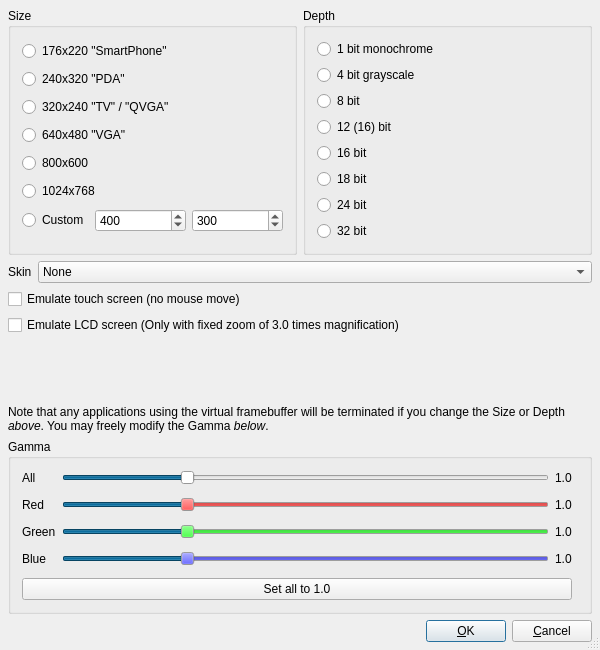
<ui version="4.0" >
 <author></author>
 <comment>*********************************************************************
**
** Copyright (C) 1992-2006 TROLLTECH ASA. All rights reserved.
**
** This file is part of the Phone Edition of the Qt Toolkit.
**
** $TROLLTECH_DUAL_LICENSE$
**
** This file is provided AS IS with NO WARRANTY OF ANY KIND, INCLUDING THE
** WARRANTY OF DESIGN, MERCHANTABILITY AND FITNESS FOR A PARTICULAR PURPOSE.
**
*********************************************************************</comment>
 <exportmacro></exportmacro>
 <class>Config</class>
 <widget class="QDialog" name="Config" >
  <property name="geometry" >
   <rect>
    <x>0</x>
    <y>0</y>
    <width>600</width>
    <height>650</height>
   </rect>
  </property>
  <property name="windowTitle" >
   <string>Configure</string>
  </property>
  <property name="sizeGripEnabled" >
   <bool>true</bool>
  </property>
  <layout class="QVBoxLayout" >
   <property name="margin" >
    <number>8</number>
   </property>
   <property name="spacing" >
    <number>6</number>
   </property>
   <item>
    <layout class="QHBoxLayout" >
     <property name="margin" >
      <number>0</number>
     </property>
     <property name="spacing" >
      <number>6</number>
     </property>
     <item>
      <widget class="QGroupBox" name="ButtonGroup1" >
       <property name="sizePolicy" >
        <sizepolicy>
         <hsizetype>5</hsizetype>
         <vsizetype>5</vsizetype>
         <horstretch>0</horstretch>
         <verstretch>0</verstretch>
        </sizepolicy>
       </property>
       <property name="title" >
        <string>Size</string>
       </property>
       <layout class="QVBoxLayout" >
        <property name="margin" >
         <number>11</number>
        </property>
        <property name="spacing" >
         <number>6</number>
        </property>
        <item>
         <widget class="QRadioButton" name="size_176_220" >
          <property name="text" >
           <string>176x220 "SmartPhone"</string>
          </property>
         </widget>
        </item>
        <item>
         <widget class="QRadioButton" name="size_240_320" >
          <property name="text" >
           <string>240x320 "PDA"</string>
          </property>
         </widget>
        </item>
        <item>
         <widget class="QRadioButton" name="size_320_240" >
          <property name="text" >
           <string>320x240 "TV" / "QVGA"</string>
          </property>
         </widget>
        </item>
        <item>
         <widget class="QRadioButton" name="size_640_480" >
          <property name="text" >
           <string>640x480 "VGA"</string>
          </property>
         </widget>
        </item>
        <item>
         <widget class="QRadioButton" name="size_800_600" >
          <property name="text" >
           <string>800x600</string>
          </property>
         </widget>
        </item>
        <item>
         <widget class="QRadioButton" name="size_1024_768" >
          <property name="text" >
           <string>1024x768</string>
          </property>
         </widget>
        </item>
        <item>
         <layout class="QHBoxLayout" >
          <property name="margin" >
           <number>0</number>
          </property>
          <property name="spacing" >
           <number>6</number>
          </property>
          <item>
           <widget class="QRadioButton" name="size_custom" >
            <property name="sizePolicy" >
             <sizepolicy>
              <hsizetype>0</hsizetype>
              <vsizetype>0</vsizetype>
              <horstretch>0</horstretch>
              <verstretch>0</verstretch>
             </sizepolicy>
            </property>
            <property name="text" >
             <string>Custom</string>
            </property>
           </widget>
          </item>
          <item>
           <widget class="QSpinBox" name="size_width" >
            <property name="maximum" >
             <number>1280</number>
            </property>
            <property name="minimum" >
             <number>1</number>
            </property>
            <property name="singleStep" >
             <number>16</number>
            </property>
            <property name="value" >
             <number>400</number>
            </property>
           </widget>
          </item>
          <item>
           <widget class="QSpinBox" name="size_height" >
            <property name="maximum" >
             <number>1024</number>
            </property>
            <property name="minimum" >
             <number>1</number>
            </property>
            <property name="singleStep" >
             <number>16</number>
            </property>
            <property name="value" >
             <number>300</number>
            </property>
           </widget>
          </item>
         </layout>
        </item>
       </layout>
      </widget>
     </item>
     <item>
      <widget class="QGroupBox" name="ButtonGroup2" >
       <property name="title" >
        <string>Depth</string>
       </property>
       <layout class="QVBoxLayout" >
        <property name="margin" >
         <number>11</number>
        </property>
        <property name="spacing" >
         <number>6</number>
        </property>
        <item>
         <widget class="QRadioButton" name="depth_1" >
          <property name="text" >
           <string>1 bit monochrome</string>
          </property>
         </widget>
        </item>
        <item>
         <widget class="QRadioButton" name="depth_4gray" >
          <property name="text" >
           <string>4 bit grayscale</string>
          </property>
         </widget>
        </item>
        <item>
         <widget class="QRadioButton" name="depth_8" >
          <property name="text" >
           <string>8 bit</string>
          </property>
         </widget>
        </item>
        <item>
         <widget class="QRadioButton" name="depth_12" >
          <property name="text" >
           <string>12 (16) bit</string>
          </property>
         </widget>
        </item>
        <item>
         <widget class="QRadioButton" name="depth_16" >
          <property name="text" >
           <string>16 bit</string>
          </property>
         </widget>
        </item>
        <item>
         <widget class="QRadioButton" name="depth_18" >
          <property name="text" >
           <string>18 bit</string>
          </property>
         </widget>
        </item>
        <item>
         <widget class="QRadioButton" name="depth_24" >
          <property name="text" >
           <string>24 bit</string>
          </property>
         </widget>
        </item>
        <item>
         <widget class="QRadioButton" name="depth_32" >
          <property name="text" >
           <string>32 bit</string>
          </property>
         </widget>
        </item>
       </layout>
      </widget>
     </item>
    </layout>
   </item>
   <item>
    <layout class="QHBoxLayout" >
     <property name="margin" >
      <number>0</number>
     </property>
     <property name="spacing" >
      <number>6</number>
     </property>
     <item>
      <widget class="QLabel" name="TextLabel1_3" >
       <property name="text" >
        <string>Skin</string>
       </property>
      </widget>
     </item>
     <item>
      <widget class="QComboBox" name="skin" >
       <property name="sizePolicy" >
        <sizepolicy>
         <hsizetype>7</hsizetype>
         <vsizetype>0</vsizetype>
         <horstretch>0</horstretch>
         <verstretch>0</verstretch>
        </sizepolicy>
       </property>
       <item>
        <property name="text" >
         <string>None</string>
        </property>
       </item>
      </widget>
     </item>
    </layout>
   </item>
   <item>
    <widget class="QCheckBox" name="touchScreen" >
     <property name="text" >
      <string>Emulate touch screen (no mouse move)</string>
     </property>
    </widget>
   </item>
   <item>
    <widget class="QCheckBox" name="lcdScreen" >
     <property name="text" >
      <string>Emulate LCD screen (Only with fixed zoom of 3.0 times magnification)</string>
     </property>
    </widget>
   </item>
   <item>
    <spacer>
     <property name="orientation" >
      <enum>Qt::Vertical</enum>
     </property>
     <property name="sizeHint" >
      <size>
       <width>20</width>
       <height>10</height>
      </size>
     </property>
    </spacer>
   </item>
   <item>
    <widget class="QLabel" name="TextLabel1" >
     <property name="sizePolicy" >
      <sizepolicy>
       <hsizetype>5</hsizetype>
       <vsizetype>5</vsizetype>
       <horstretch>0</horstretch>
       <verstretch>0</verstretch>
      </sizepolicy>
     </property>
     <property name="text" >
      <string>&lt;p>Note that any applications using the virtual framebuffer will be terminated if you change the Size or Depth &lt;i>above&lt;/i>. You may freely modify the Gamma &lt;i>below&lt;/i>.</string>
     </property>
     <property name="wordWrap" >
      <bool>true</bool>
     </property>
    </widget>
   </item>
   <item>
    <widget class="QGroupBox" name="GroupBox1" >
     <property name="title" >
      <string>Gamma</string>
     </property>
     <layout class="QGridLayout" >
      <property name="margin" >
       <number>11</number>
      </property>
      <property name="spacing" >
       <number>6</number>
      </property>
      <item row="6" column="0" >
       <widget class="QLabel" name="TextLabel3" >
        <property name="text" >
         <string>Blue</string>
        </property>
       </widget>
      </item>
      <item row="6" column="1" >
       <widget class="QSlider" name="bslider" >
        <property name="palette" >
         <palette>
          <active>
           <color>
            <red>128</red>
            <green>128</green>
            <blue>128</blue>
           </color>
           <color>
            <red>0</red>
            <green>0</green>
            <blue>255</blue>
           </color>
           <color>
            <red>127</red>
            <green>127</green>
            <blue>255</blue>
           </color>
           <color>
            <red>38</red>
            <green>38</green>
            <blue>255</blue>
           </color>
           <color>
            <red>0</red>
            <green>0</green>
            <blue>127</blue>
           </color>
           <color>
            <red>0</red>
            <green>0</green>
            <blue>170</blue>
           </color>
           <color>
            <red>0</red>
            <green>0</green>
            <blue>0</blue>
           </color>
           <color>
            <red>255</red>
            <green>255</green>
            <blue>255</blue>
           </color>
           <color>
            <red>128</red>
            <green>128</green>
            <blue>128</blue>
           </color>
           <color>
            <red>255</red>
            <green>255</green>
            <blue>255</blue>
           </color>
           <color>
            <red>220</red>
            <green>220</green>
            <blue>220</blue>
           </color>
           <color>
            <red>0</red>
            <green>0</green>
            <blue>0</blue>
           </color>
           <color>
            <red>10</red>
            <green>95</green>
            <blue>137</blue>
           </color>
           <color>
            <red>255</red>
            <green>255</green>
            <blue>255</blue>
           </color>
           <color>
            <red>0</red>
            <green>0</green>
            <blue>0</blue>
           </color>
           <color>
            <red>0</red>
            <green>0</green>
            <blue>0</blue>
           </color>
           <color>
            <red>232</red>
            <green>232</green>
            <blue>232</blue>
           </color>
          </active>
          <inactive>
           <color>
            <red>128</red>
            <green>128</green>
            <blue>128</blue>
           </color>
           <color>
            <red>0</red>
            <green>0</green>
            <blue>255</blue>
           </color>
           <color>
            <red>127</red>
            <green>127</green>
            <blue>255</blue>
           </color>
           <color>
            <red>38</red>
            <green>38</green>
            <blue>255</blue>
           </color>
           <color>
            <red>0</red>
            <green>0</green>
            <blue>127</blue>
           </color>
           <color>
            <red>0</red>
            <green>0</green>
            <blue>170</blue>
           </color>
           <color>
            <red>0</red>
            <green>0</green>
            <blue>0</blue>
           </color>
           <color>
            <red>255</red>
            <green>255</green>
            <blue>255</blue>
           </color>
           <color>
            <red>128</red>
            <green>128</green>
            <blue>128</blue>
           </color>
           <color>
            <red>255</red>
            <green>255</green>
            <blue>255</blue>
           </color>
           <color>
            <red>220</red>
            <green>220</green>
            <blue>220</blue>
           </color>
           <color>
            <red>0</red>
            <green>0</green>
            <blue>0</blue>
           </color>
           <color>
            <red>10</red>
            <green>95</green>
            <blue>137</blue>
           </color>
           <color>
            <red>255</red>
            <green>255</green>
            <blue>255</blue>
           </color>
           <color>
            <red>0</red>
            <green>0</green>
            <blue>0</blue>
           </color>
           <color>
            <red>0</red>
            <green>0</green>
            <blue>0</blue>
           </color>
           <color>
            <red>232</red>
            <green>232</green>
            <blue>232</blue>
           </color>
          </inactive>
          <disabled>
           <color>
            <red>128</red>
            <green>128</green>
            <blue>128</blue>
           </color>
           <color>
            <red>0</red>
            <green>0</green>
            <blue>255</blue>
           </color>
           <color>
            <red>127</red>
            <green>127</green>
            <blue>255</blue>
           </color>
           <color>
            <red>38</red>
            <green>38</green>
            <blue>255</blue>
           </color>
           <color>
            <red>0</red>
            <green>0</green>
            <blue>127</blue>
           </color>
           <color>
            <red>0</red>
            <green>0</green>
            <blue>170</blue>
           </color>
           <color>
            <red>0</red>
            <green>0</green>
            <blue>0</blue>
           </color>
           <color>
            <red>255</red>
            <green>255</green>
            <blue>255</blue>
           </color>
           <color>
            <red>128</red>
            <green>128</green>
            <blue>128</blue>
           </color>
           <color>
            <red>255</red>
            <green>255</green>
            <blue>255</blue>
           </color>
           <color>
            <red>220</red>
            <green>220</green>
            <blue>220</blue>
           </color>
           <color>
            <red>0</red>
            <green>0</green>
            <blue>0</blue>
           </color>
           <color>
            <red>10</red>
            <green>95</green>
            <blue>137</blue>
           </color>
           <color>
            <red>255</red>
            <green>255</green>
            <blue>255</blue>
           </color>
           <color>
            <red>0</red>
            <green>0</green>
            <blue>0</blue>
           </color>
           <color>
            <red>0</red>
            <green>0</green>
            <blue>0</blue>
           </color>
           <color>
            <red>232</red>
            <green>232</green>
            <blue>232</blue>
           </color>
          </disabled>
         </palette>
        </property>
        <property name="maximum" >
         <number>400</number>
        </property>
        <property name="value" >
         <number>100</number>
        </property>
        <property name="orientation" >
         <enum>Qt::Horizontal</enum>
        </property>
       </widget>
      </item>
      <item row="6" column="2" >
       <widget class="QLabel" name="blabel" >
        <property name="text" >
         <string>1.0</string>
        </property>
       </widget>
      </item>
      <item row="4" column="0" >
       <widget class="QLabel" name="TextLabel2" >
        <property name="text" >
         <string>Green</string>
        </property>
       </widget>
      </item>
      <item row="4" column="1" >
       <widget class="QSlider" name="gslider" >
        <property name="palette" >
         <palette>
          <active>
           <color>
            <red>128</red>
            <green>128</green>
            <blue>128</blue>
           </color>
           <color>
            <red>0</red>
            <green>255</green>
            <blue>0</blue>
           </color>
           <color>
            <red>127</red>
            <green>255</green>
            <blue>127</blue>
           </color>
           <color>
            <red>38</red>
            <green>255</green>
            <blue>38</blue>
           </color>
           <color>
            <red>0</red>
            <green>127</green>
            <blue>0</blue>
           </color>
           <color>
            <red>0</red>
            <green>170</green>
            <blue>0</blue>
           </color>
           <color>
            <red>0</red>
            <green>0</green>
            <blue>0</blue>
           </color>
           <color>
            <red>255</red>
            <green>255</green>
            <blue>255</blue>
           </color>
           <color>
            <red>128</red>
            <green>128</green>
            <blue>128</blue>
           </color>
           <color>
            <red>255</red>
            <green>255</green>
            <blue>255</blue>
           </color>
           <color>
            <red>220</red>
            <green>220</green>
            <blue>220</blue>
           </color>
           <color>
            <red>0</red>
            <green>0</green>
            <blue>0</blue>
           </color>
           <color>
            <red>10</red>
            <green>95</green>
            <blue>137</blue>
           </color>
           <color>
            <red>255</red>
            <green>255</green>
            <blue>255</blue>
           </color>
           <color>
            <red>0</red>
            <green>0</green>
            <blue>0</blue>
           </color>
           <color>
            <red>0</red>
            <green>0</green>
            <blue>0</blue>
           </color>
           <color>
            <red>232</red>
            <green>232</green>
            <blue>232</blue>
           </color>
          </active>
          <inactive>
           <color>
            <red>128</red>
            <green>128</green>
            <blue>128</blue>
           </color>
           <color>
            <red>0</red>
            <green>255</green>
            <blue>0</blue>
           </color>
           <color>
            <red>127</red>
            <green>255</green>
            <blue>127</blue>
           </color>
           <color>
            <red>38</red>
            <green>255</green>
            <blue>38</blue>
           </color>
           <color>
            <red>0</red>
            <green>127</green>
            <blue>0</blue>
           </color>
           <color>
            <red>0</red>
            <green>170</green>
            <blue>0</blue>
           </color>
           <color>
            <red>0</red>
            <green>0</green>
            <blue>0</blue>
           </color>
           <color>
            <red>255</red>
            <green>255</green>
            <blue>255</blue>
           </color>
           <color>
            <red>128</red>
            <green>128</green>
            <blue>128</blue>
           </color>
           <color>
            <red>255</red>
            <green>255</green>
            <blue>255</blue>
           </color>
           <color>
            <red>220</red>
            <green>220</green>
            <blue>220</blue>
           </color>
           <color>
            <red>0</red>
            <green>0</green>
            <blue>0</blue>
           </color>
           <color>
            <red>10</red>
            <green>95</green>
            <blue>137</blue>
           </color>
           <color>
            <red>255</red>
            <green>255</green>
            <blue>255</blue>
           </color>
           <color>
            <red>0</red>
            <green>0</green>
            <blue>0</blue>
           </color>
           <color>
            <red>0</red>
            <green>0</green>
            <blue>0</blue>
           </color>
           <color>
            <red>232</red>
            <green>232</green>
            <blue>232</blue>
           </color>
          </inactive>
          <disabled>
           <color>
            <red>128</red>
            <green>128</green>
            <blue>128</blue>
           </color>
           <color>
            <red>0</red>
            <green>255</green>
            <blue>0</blue>
           </color>
           <color>
            <red>127</red>
            <green>255</green>
            <blue>127</blue>
           </color>
           <color>
            <red>38</red>
            <green>255</green>
            <blue>38</blue>
           </color>
           <color>
            <red>0</red>
            <green>127</green>
            <blue>0</blue>
           </color>
           <color>
            <red>0</red>
            <green>170</green>
            <blue>0</blue>
           </color>
           <color>
            <red>0</red>
            <green>0</green>
            <blue>0</blue>
           </color>
           <color>
            <red>255</red>
            <green>255</green>
            <blue>255</blue>
           </color>
           <color>
            <red>128</red>
            <green>128</green>
            <blue>128</blue>
           </color>
           <color>
            <red>255</red>
            <green>255</green>
            <blue>255</blue>
           </color>
           <color>
            <red>220</red>
            <green>220</green>
            <blue>220</blue>
           </color>
           <color>
            <red>0</red>
            <green>0</green>
            <blue>0</blue>
           </color>
           <color>
            <red>10</red>
            <green>95</green>
            <blue>137</blue>
           </color>
           <color>
            <red>255</red>
            <green>255</green>
            <blue>255</blue>
           </color>
           <color>
            <red>0</red>
            <green>0</green>
            <blue>0</blue>
           </color>
           <color>
            <red>0</red>
            <green>0</green>
            <blue>0</blue>
           </color>
           <color>
            <red>232</red>
            <green>232</green>
            <blue>232</blue>
           </color>
          </disabled>
         </palette>
        </property>
        <property name="maximum" >
         <number>400</number>
        </property>
        <property name="value" >
         <number>100</number>
        </property>
        <property name="orientation" >
         <enum>Qt::Horizontal</enum>
        </property>
       </widget>
      </item>
      <item row="4" column="2" >
       <widget class="QLabel" name="glabel" >
        <property name="text" >
         <string>1.0</string>
        </property>
       </widget>
      </item>
      <item row="0" column="0" >
       <widget class="QLabel" name="TextLabel7" >
        <property name="text" >
         <string>All</string>
        </property>
       </widget>
      </item>
      <item row="0" column="2" >
       <widget class="QLabel" name="TextLabel8" >
        <property name="text" >
         <string>1.0</string>
        </property>
       </widget>
      </item>
      <item row="0" column="1" >
       <widget class="QSlider" name="gammaslider" >
        <property name="palette" >
         <palette>
          <active>
           <color>
            <red>128</red>
            <green>128</green>
            <blue>128</blue>
           </color>
           <color>
            <red>255</red>
            <green>255</green>
            <blue>255</blue>
           </color>
           <color>
            <red>255</red>
            <green>255</green>
            <blue>255</blue>
           </color>
           <color>
            <red>255</red>
            <green>255</green>
            <blue>255</blue>
           </color>
           <color>
            <red>127</red>
            <green>127</green>
            <blue>127</blue>
           </color>
           <color>
            <red>170</red>
            <green>170</green>
            <blue>170</blue>
           </color>
           <color>
            <red>0</red>
            <green>0</green>
            <blue>0</blue>
           </color>
           <color>
            <red>255</red>
            <green>255</green>
            <blue>255</blue>
           </color>
           <color>
            <red>128</red>
            <green>128</green>
            <blue>128</blue>
           </color>
           <color>
            <red>255</red>
            <green>255</green>
            <blue>255</blue>
           </color>
           <color>
            <red>220</red>
            <green>220</green>
            <blue>220</blue>
           </color>
           <color>
            <red>0</red>
            <green>0</green>
            <blue>0</blue>
           </color>
           <color>
            <red>10</red>
            <green>95</green>
            <blue>137</blue>
           </color>
           <color>
            <red>255</red>
            <green>255</green>
            <blue>255</blue>
           </color>
           <color>
            <red>0</red>
            <green>0</green>
            <blue>0</blue>
           </color>
           <color>
            <red>0</red>
            <green>0</green>
            <blue>0</blue>
           </color>
           <color>
            <red>232</red>
            <green>232</green>
            <blue>232</blue>
           </color>
          </active>
          <inactive>
           <color>
            <red>128</red>
            <green>128</green>
            <blue>128</blue>
           </color>
           <color>
            <red>255</red>
            <green>255</green>
            <blue>255</blue>
           </color>
           <color>
            <red>255</red>
            <green>255</green>
            <blue>255</blue>
           </color>
           <color>
            <red>255</red>
            <green>255</green>
            <blue>255</blue>
           </color>
           <color>
            <red>127</red>
            <green>127</green>
            <blue>127</blue>
           </color>
           <color>
            <red>170</red>
            <green>170</green>
            <blue>170</blue>
           </color>
           <color>
            <red>0</red>
            <green>0</green>
            <blue>0</blue>
           </color>
           <color>
            <red>255</red>
            <green>255</green>
            <blue>255</blue>
           </color>
           <color>
            <red>128</red>
            <green>128</green>
            <blue>128</blue>
           </color>
           <color>
            <red>255</red>
            <green>255</green>
            <blue>255</blue>
           </color>
           <color>
            <red>220</red>
            <green>220</green>
            <blue>220</blue>
           </color>
           <color>
            <red>0</red>
            <green>0</green>
            <blue>0</blue>
           </color>
           <color>
            <red>10</red>
            <green>95</green>
            <blue>137</blue>
           </color>
           <color>
            <red>255</red>
            <green>255</green>
            <blue>255</blue>
           </color>
           <color>
            <red>0</red>
            <green>0</green>
            <blue>0</blue>
           </color>
           <color>
            <red>0</red>
            <green>0</green>
            <blue>0</blue>
           </color>
           <color>
            <red>232</red>
            <green>232</green>
            <blue>232</blue>
           </color>
          </inactive>
          <disabled>
           <color>
            <red>128</red>
            <green>128</green>
            <blue>128</blue>
           </color>
           <color>
            <red>255</red>
            <green>255</green>
            <blue>255</blue>
           </color>
           <color>
            <red>255</red>
            <green>255</green>
            <blue>255</blue>
           </color>
           <color>
            <red>255</red>
            <green>255</green>
            <blue>255</blue>
           </color>
           <color>
            <red>127</red>
            <green>127</green>
            <blue>127</blue>
           </color>
           <color>
            <red>170</red>
            <green>170</green>
            <blue>170</blue>
           </color>
           <color>
            <red>0</red>
            <green>0</green>
            <blue>0</blue>
           </color>
           <color>
            <red>255</red>
            <green>255</green>
            <blue>255</blue>
           </color>
           <color>
            <red>128</red>
            <green>128</green>
            <blue>128</blue>
           </color>
           <color>
            <red>255</red>
            <green>255</green>
            <blue>255</blue>
           </color>
           <color>
            <red>220</red>
            <green>220</green>
            <blue>220</blue>
           </color>
           <color>
            <red>0</red>
            <green>0</green>
            <blue>0</blue>
           </color>
           <color>
            <red>10</red>
            <green>95</green>
            <blue>137</blue>
           </color>
           <color>
            <red>255</red>
            <green>255</green>
            <blue>255</blue>
           </color>
           <color>
            <red>0</red>
            <green>0</green>
            <blue>0</blue>
           </color>
           <color>
            <red>0</red>
            <green>0</green>
            <blue>0</blue>
           </color>
           <color>
            <red>232</red>
            <green>232</green>
            <blue>232</blue>
           </color>
          </disabled>
         </palette>
        </property>
        <property name="maximum" >
         <number>400</number>
        </property>
        <property name="value" >
         <number>100</number>
        </property>
        <property name="orientation" >
         <enum>Qt::Horizontal</enum>
        </property>
       </widget>
      </item>
      <item row="2" column="0" >
       <widget class="QLabel" name="TextLabel1_2" >
        <property name="text" >
         <string>Red</string>
        </property>
       </widget>
      </item>
      <item row="2" column="2" >
       <widget class="QLabel" name="rlabel" >
        <property name="text" >
         <string>1.0</string>
        </property>
       </widget>
      </item>
      <item row="2" column="1" >
       <widget class="QSlider" name="rslider" >
        <property name="palette" >
         <palette>
          <active>
           <color>
            <red>128</red>
            <green>128</green>
            <blue>128</blue>
           </color>
           <color>
            <red>255</red>
            <green>0</green>
            <blue>0</blue>
           </color>
           <color>
            <red>255</red>
            <green>127</green>
            <blue>127</blue>
           </color>
           <color>
            <red>255</red>
            <green>38</green>
            <blue>38</blue>
           </color>
           <color>
            <red>127</red>
            <green>0</green>
            <blue>0</blue>
           </color>
           <color>
            <red>170</red>
            <green>0</green>
            <blue>0</blue>
           </color>
           <color>
            <red>0</red>
            <green>0</green>
            <blue>0</blue>
           </color>
           <color>
            <red>255</red>
            <green>255</green>
            <blue>255</blue>
           </color>
           <color>
            <red>128</red>
            <green>128</green>
            <blue>128</blue>
           </color>
           <color>
            <red>255</red>
            <green>255</green>
            <blue>255</blue>
           </color>
           <color>
            <red>220</red>
            <green>220</green>
            <blue>220</blue>
           </color>
           <color>
            <red>0</red>
            <green>0</green>
            <blue>0</blue>
           </color>
           <color>
            <red>10</red>
            <green>95</green>
            <blue>137</blue>
           </color>
           <color>
            <red>255</red>
            <green>255</green>
            <blue>255</blue>
           </color>
           <color>
            <red>0</red>
            <green>0</green>
            <blue>0</blue>
           </color>
           <color>
            <red>0</red>
            <green>0</green>
            <blue>0</blue>
           </color>
           <color>
            <red>232</red>
            <green>232</green>
            <blue>232</blue>
           </color>
          </active>
          <inactive>
           <color>
            <red>128</red>
            <green>128</green>
            <blue>128</blue>
           </color>
           <color>
            <red>255</red>
            <green>0</green>
            <blue>0</blue>
           </color>
           <color>
            <red>255</red>
            <green>127</green>
            <blue>127</blue>
           </color>
           <color>
            <red>255</red>
            <green>38</green>
            <blue>38</blue>
           </color>
           <color>
            <red>127</red>
            <green>0</green>
            <blue>0</blue>
           </color>
           <color>
            <red>170</red>
            <green>0</green>
            <blue>0</blue>
           </color>
           <color>
            <red>0</red>
            <green>0</green>
            <blue>0</blue>
           </color>
           <color>
            <red>255</red>
            <green>255</green>
            <blue>255</blue>
           </color>
           <color>
            <red>128</red>
            <green>128</green>
            <blue>128</blue>
           </color>
           <color>
            <red>255</red>
            <green>255</green>
            <blue>255</blue>
           </color>
           <color>
            <red>220</red>
            <green>220</green>
            <blue>220</blue>
           </color>
           <color>
            <red>0</red>
            <green>0</green>
            <blue>0</blue>
           </color>
           <color>
            <red>10</red>
            <green>95</green>
            <blue>137</blue>
           </color>
           <color>
            <red>255</red>
            <green>255</green>
            <blue>255</blue>
           </color>
           <color>
            <red>0</red>
            <green>0</green>
            <blue>0</blue>
           </color>
           <color>
            <red>0</red>
            <green>0</green>
            <blue>0</blue>
           </color>
           <color>
            <red>232</red>
            <green>232</green>
            <blue>232</blue>
           </color>
          </inactive>
          <disabled>
           <color>
            <red>128</red>
            <green>128</green>
            <blue>128</blue>
           </color>
           <color>
            <red>255</red>
            <green>0</green>
            <blue>0</blue>
           </color>
           <color>
            <red>255</red>
            <green>127</green>
            <blue>127</blue>
           </color>
           <color>
            <red>255</red>
            <green>38</green>
            <blue>38</blue>
           </color>
           <color>
            <red>127</red>
            <green>0</green>
            <blue>0</blue>
           </color>
           <color>
            <red>170</red>
            <green>0</green>
            <blue>0</blue>
           </color>
           <color>
            <red>0</red>
            <green>0</green>
            <blue>0</blue>
           </color>
           <color>
            <red>255</red>
            <green>255</green>
            <blue>255</blue>
           </color>
           <color>
            <red>128</red>
            <green>128</green>
            <blue>128</blue>
           </color>
           <color>
            <red>255</red>
            <green>255</green>
            <blue>255</blue>
           </color>
           <color>
            <red>220</red>
            <green>220</green>
            <blue>220</blue>
           </color>
           <color>
            <red>0</red>
            <green>0</green>
            <blue>0</blue>
           </color>
           <color>
            <red>10</red>
            <green>95</green>
            <blue>137</blue>
           </color>
           <color>
            <red>255</red>
            <green>255</green>
            <blue>255</blue>
           </color>
           <color>
            <red>0</red>
            <green>0</green>
            <blue>0</blue>
           </color>
           <color>
            <red>0</red>
            <green>0</green>
            <blue>0</blue>
           </color>
           <color>
            <red>232</red>
            <green>232</green>
            <blue>232</blue>
           </color>
          </disabled>
         </palette>
        </property>
        <property name="maximum" >
         <number>400</number>
        </property>
        <property name="value" >
         <number>100</number>
        </property>
        <property name="orientation" >
         <enum>Qt::Horizontal</enum>
        </property>
       </widget>
      </item>
      <item row="8" column="0" colspan="3" >
       <widget class="QPushButton" name="PushButton3" >
        <property name="text" >
         <string>Set all to 1.0</string>
        </property>
       </widget>
      </item>
      <item rowspan="9" row="0" column="3" >
       <widget class="GammaView" name="MyCustomWidget1" />
      </item>
     </layout>
    </widget>
   </item>
   <item>
    <layout class="QHBoxLayout" >
     <property name="margin" >
      <number>0</number>
     </property>
     <property name="spacing" >
      <number>6</number>
     </property>
     <item>
      <spacer>
       <property name="orientation" >
        <enum>Qt::Horizontal</enum>
       </property>
       <property name="sizeHint" >
        <size>
         <width>40</width>
         <height>20</height>
        </size>
       </property>
      </spacer>
     </item>
     <item>
      <widget class="QPushButton" name="buttonOk" >
       <property name="text" >
        <string>&amp;OK</string>
       </property>
       <property name="autoDefault" >
        <bool>true</bool>
       </property>
       <property name="default" >
        <bool>true</bool>
       </property>
      </widget>
     </item>
     <item>
      <widget class="QPushButton" name="buttonCancel" >
       <property name="text" >
        <string>&amp;Cancel</string>
       </property>
       <property name="autoDefault" >
        <bool>true</bool>
       </property>
      </widget>
     </item>
    </layout>
   </item>
  </layout>
 </widget>
 <layoutdefault spacing="6" margin="11" />
 <pixmapfunction></pixmapfunction>
 <customwidgets>
  <customwidget>
   <class>GammaView</class>
   <extends></extends>
   <header>gammaview.h</header>
   <container>0</container>
   <pixmap></pixmap>
  </customwidget>
 </customwidgets>
 <resources/>
 <connections>
  <connection>
   <sender>size_width</sender>
   <signal>valueChanged(int)</signal>
   <receiver>size_custom</receiver>
   <slot>click()</slot>
   <hints>
    <hint type="sourcelabel" >
     <x>152</x>
     <y>193</y>
    </hint>
    <hint type="destinationlabel" >
     <x>94</x>
     <y>199</y>
    </hint>
   </hints>
  </connection>
  <connection>
   <sender>size_height</sender>
   <signal>valueChanged(int)</signal>
   <receiver>size_custom</receiver>
   <slot>click()</slot>
   <hints>
    <hint type="sourcelabel" >
     <x>259</x>
     <y>196</y>
    </hint>
    <hint type="destinationlabel" >
     <x>64</x>
     <y>188</y>
    </hint>
   </hints>
  </connection>
 </connections>
</ui>
